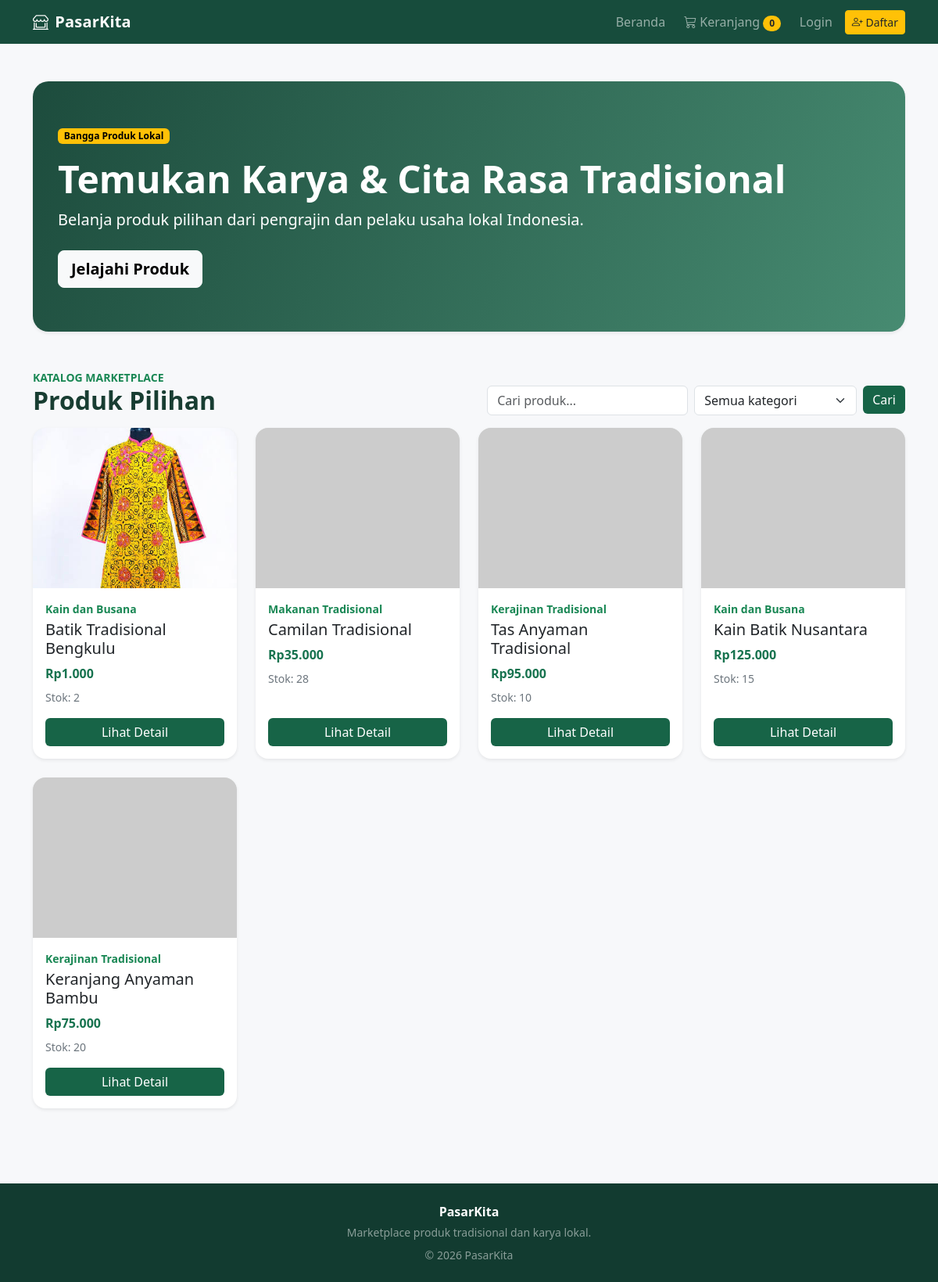
The page / on the database its author committed.
### tables this page shows
CREATE TABLE `products` (
  `id_produk` int(10) UNSIGNED NOT NULL,
  `id_user` int(10) UNSIGNED NOT NULL,
  `id_kategori` int(10) UNSIGNED NOT NULL,
  `nama_produk` varchar(150) NOT NULL,
  `deskripsi` text DEFAULT NULL,
  `harga` decimal(12,2) UNSIGNED NOT NULL DEFAULT 0.00,
  `stok` int(10) UNSIGNED NOT NULL DEFAULT 0,
  `gambar` varchar(255) DEFAULT NULL,
  `status` enum('aktif','nonaktif') NOT NULL DEFAULT 'aktif',
  `created_at` timestamp NOT NULL DEFAULT current_timestamp(),
  `updated_at` timestamp NULL DEFAULT NULL ON UPDATE current_timestamp()
);

CREATE TABLE `categories` (
  `id_kategori` int(10) UNSIGNED NOT NULL,
  `nama_kategori` varchar(100) NOT NULL,
  `deskripsi` text DEFAULT NULL,
  `created_at` timestamp NOT NULL DEFAULT current_timestamp()
);

### index.php (the view, shortened to what this page needs)
<?php
require_once "config/database.php";
$keyword = trim($_GET['q'] ?? '');
$sql = "SELECT p.id_produk, p.nama_produk, p.deskripsi, p.harga, p.stok, p.gambar,
               c.nama_kategori
        FROM products p
        JOIN categories c ON c.id_kategori = p.id_kategori
        WHERE p.status = 'aktif'";
$sql .= " ORDER BY p.created_at DESC, p.id_produk DESC";
$stmt = $conn->prepare($sql);
$stmt->execute();
$products = $stmt->get_result();
require "includes/header.php";
?>
<div class="container py-4 py-lg-5">
    <section class="hero-pasar shadow-sm mb-5">
        <div class="hero-inner">
            <span class="badge text-bg-warning mb-3">Bangga Produk Lokal</span>
            <h1 class="display-5 fw-bold">Temukan Karya & Cita Rasa Tradisional</h1>
            <p class="lead col-lg-8 mb-4">Belanja produk pilihan dari pengrajin dan pelaku usaha lokal Indonesia.</p>
            <a href="#daftar-produk" class="btn btn-light btn-lg fw-semibold">Jelajahi Produk</a>
        </div>
    </section>
    <div class="d-flex flex-wrap justify-content-between align-items-end gap-3 mb-3" id="daftar-produk">
        <div>
            <div class="text-success fw-semibold small text-uppercase">Katalog marketplace</div>
            <h2 class="section-title mb-0">Produk Pilihan</h2>
        </div>
        <form class="row g-2" method="get">
            <div class="col-auto">
                <input class="form-control" type="search" name="q" placeholder="Cari produk..." value="<?= htmlspecialchars($keyword) ?>">
            </div>
            <div class="col-auto">
                <select class="form-select" name="kategori">
                    <option value="0">Semua kategori</option>
                </select>
            </div>
            <div class="col-auto"><button class="btn btn-pasar">Cari</button></div>
        </form>
    </div>
    <?php if ($products->num_rows > 0): ?>
    <div class="row g-4">
        <?php while ($p = $products->fetch_assoc()): ?>
        <div class="col-12 col-sm-6 col-lg-3">
            <div class="card product-card shadow-sm">
                <img class="product-img" src="<?= htmlspecialchars($p['gambar'] ?: 'https://placehold.co/600x420/e8efe9/174c3c?text=PasarKita') ?>"
                     alt="<?= htmlspecialchars($p['nama_produk']) ?>"
                     onerror="this.src='https://placehold.co/600x420/e8efe9/174c3c?text=PasarKita'">
                <div class="card-body d-flex flex-column">
                    <span class="small text-success fw-semibold"><?= htmlspecialchars($p['nama_kategori']) ?></span>
                    <h5 class="card-title mt-1"><?= htmlspecialchars($p['nama_produk']) ?></h5>
                    <div class="price mb-2">Rp<?= number_format((float)$p['harga'], 0, ',', '.') ?></div>
                    <div class="small text-secondary mb-3">Stok: <?= (int)$p['stok'] ?></div>
                    <?php if (($_SESSION['user']['role'] ?? '') !== 'admin'): ?>
                    <a href="detail.php?id=<?= (int)$p['id_produk'] ?>" class="btn btn-pasar mt-auto">Lihat Detail</a>
                    <?php else: ?>
                    <div class="mt-auto"><span class="badge text-bg-secondary">Mode lihat saja</span></div>
                    <?php endif; ?>
                </div>
            </div>
        </div>
        <?php endwhile; ?>
    </div>
    <?php endif; ?>
</div>
<?php
require "includes/footer.php";
?>

### includes/header.php (shortened to what this page needs)
<?php
$jumlahKeranjang = (!empty($_SESSION['keranjang']) && is_array($_SESSION['keranjang']))
    ? count(array_filter($_SESSION['keranjang'], fn($qty) => (int)$qty > 0)) : 0;
$user = $_SESSION['user'] ?? null;
?>
<!DOCTYPE html>
<html lang="id">
<head>
    <link href="https://cdn.jsdelivr.net/npm/bootstrap@5.3.3/dist/css/bootstrap.min.css" rel="stylesheet">
    <link href="https://cdn.jsdelivr.net/npm/bootstrap-icons@1.11.3/font/bootstrap-icons.min.css" rel="stylesheet">
    <link href="assets/css/style.css" rel="stylesheet">
</head>
<body>
<nav class="navbar navbar-expand-lg navbar-dark navbar-pasar sticky-top">
    <div class="container">
        <a class="navbar-brand fw-bold" href="index.php">
            <i class="bi bi-shop-window me-2"></i>PasarKita
        </a>
        <div class="collapse navbar-collapse" id="navbarPasar">
            <ul class="navbar-nav ms-auto align-items-lg-center gap-lg-2">
                <li class="nav-item">
                    <a class="nav-link" href="index.php">Beranda</a>
                </li>
                <?php if (!$user || ($user['role'] ?? '') !== 'admin'): ?>
                <li class="nav-item">
                    <a class="nav-link" href="keranjang.php">
                        <i class="bi bi-cart3"></i> Keranjang
                        <span class="badge rounded-pill bg-warning text-dark"><?= $jumlahKeranjang ?></span>
                    </a>
                </li>
                <?php endif; ?>
                <?php if ($user): ?>
                    <?php if (($user['role'] ?? '') === 'admin'): ?>
                        <li class="nav-item"><a class="nav-link" href="admin/index.php"><i class="bi bi-speedometer2"></i> Dashboard Admin</a></li>
                    <?php else: ?>
                    <li class="nav-item">
                        <a class="nav-link" href="pesanan_saya.php">
                            <i class="bi bi-receipt"></i> Pesanan Saya
                        </a>
                    </li>
                    <?php endif; ?>
<li class="nav-item d-flex align-items-center gap-2">
    <form method="post" action="akun.php"
          enctype="multipart/form-data" class="m-0">
        <input type="hidden" name="csrf_token"
               value="<?= htmlspecialchars($_SESSION['csrf_akun']) ?>">
        <input type="hidden" name="aksi" value="foto">
        <input type="file" name="foto_profil"
               id="fotoProfilNavbar"
               accept="image/jpeg,image/png,image/webp"
               hidden onchange="this.form.submit()">
        <label for="fotoProfilNavbar"
               style="cursor:pointer"
               title="Klik untuk mengganti foto profil">
            <?php if (!empty($user['foto_profil'])): ?>
                <img src="<?= htmlspecialchars($user['foto_profil']) ?>?v=<?= time() ?>"
                     alt="Foto profil"
                     class="rounded-circle"
                     style="width:34px;height:34px;object-fit:cover;border:2px solid white">
            <?php else: ?>
                <span class="rounded-circle bg-light text-success d-inline-flex align-items-center justify-content-center"
                      style="width:34px;height:34px">
                    <i class="bi bi-person-fill"></i>
                </span>
            <?php endif; ?>
        </label>
    </form>
    <a href="akun.php"
       class="text-white text-decoration-none">
        Halo, <?= htmlspecialchars($user['nama'] ?? 'Akun') ?>
    </a>
</li>
                    <li class="nav-item">
                        <a class="btn btn-outline-light btn-sm" href="logout.php">
                            <i class="bi bi-box-arrow-right"></i> Logout
                        </a>
                    </li>
                <?php else: ?>
                    <li class="nav-item"><a class="nav-link" href="login.php">Login</a></li>
                    <li class="nav-item">
                        <a class="btn btn-warning btn-sm text-dark" href="register.php">
                            <i class="bi bi-person-plus"></i> Daftar
                        </a>
                    </li>
                <?php endif; ?>
            </ul>
        </div>
    </div>
</nav>
<main>

### includes/footer.php (shortened to what this page needs)
</main>
<footer class="footer-pasar mt-5 py-4">
    <div class="container text-center">
        <div class="fw-bold mb-1">PasarKita</div>
        <div class="small text-white-50">Marketplace produk tradisional dan karya lokal.</div>
        <div class="small text-white-50 mt-2">&copy; <?= date('Y') ?> PasarKita</div>
    </div>
</footer>
</body>
</html>

### assets/css/style.css (style rules this page uses)
body { background: #f7f8fa; color: #243044; }
.navbar-pasar { background: #174c3c; }
.navbar-pasar .navbar-brand { letter-spacing: .2px; }
.hero-pasar { background: linear-gradient(115deg, rgba(15,65,49,.94), rgba(32,115,83,.82)), none; border-radius: 1.25rem; color: white; }
.hero-inner { padding: 3.5rem 2rem; }
.section-title { font-weight: 800; color: #183d32; }
.product-card { border: 0; border-radius: 1rem; overflow: hidden; transition: transform .18s, box-shadow .18s; height: 100%; }
.product-img { height: 205px; object-fit: cover; background: #e9efeb; }
.price { color: #17734f; font-weight: 800; }
.btn-pasar { background: #176447; color: #fff; border: 0; }
.footer-pasar { background: #123b30; color: white; }

### rows shown on the page
products: gambar (picture), id_kategori.nama_kategori "Kain dan Busana", nama_produk "Batik Tradisional Bengkulu", harga "1.000", stok "2"
products: id_kategori.nama_kategori "Makanan Tradisional", nama_produk "Camilan Tradisional", harga "35.000", stok "28"
products: id_kategori.nama_kategori "Kerajinan Tradisional", nama_produk "Tas Anyaman Tradisional", harga "95.000", stok "10"
products: id_kategori.nama_kategori "Kain dan Busana", nama_produk "Kain Batik Nusantara", harga "125.000", stok "15"
products: id_kategori.nama_kategori "Kerajinan Tradisional", nama_produk "Keranjang Anyaman Bambu", harga "75.000", stok "20"

### other values the page prints
$jumlahKeranjang "0"
